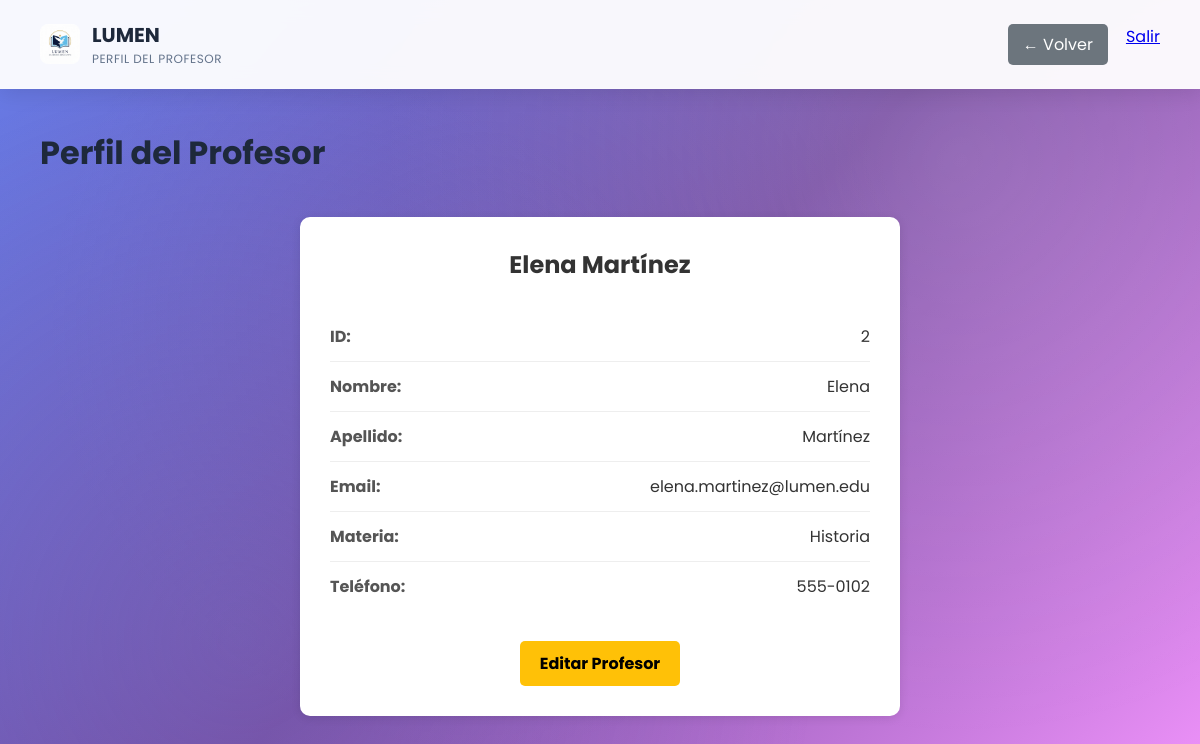
Screenshot of /admin-ver-profesor.php?id=2 (signed in) with the database file from the repository.
### tables this page shows
CREATE TABLE IF NOT EXISTS profesores (
    id INT AUTO_INCREMENT PRIMARY KEY,
    nombre VARCHAR(50) NOT NULL,
    apellido VARCHAR(50) NOT NULL,
    email VARCHAR(100) UNIQUE NOT NULL,
    materia VARCHAR(50) NOT NULL,
    telefono VARCHAR(20) NOT NULL,
    password VARCHAR(255) NOT NULL,
    fecha_registro TIMESTAMP DEFAULT CURRENT_TIMESTAMP
);

### admin-ver-profesor.php (the view, shortened to what this page needs)
<?php
require_once 'config.php';
$id = (int)$_GET['id'];
$stmt = $pdo->prepare("SELECT * FROM profesores WHERE id = ?");
$stmt->execute([$id]);
$profesor = $stmt->fetch(PDO::FETCH_ASSOC);
?>
<!DOCTYPE html>
<html lang="es">
<head>
    <link rel="stylesheet" href="admin-styles.css">
</head>
<body>
    <div class="header">
        <div class="logo">
            <img src="WhatsApp Image 2025-09-02 at 3.45.39 PM.jpeg" alt="Logo" style="width: 40px; height: 40px; border-radius: 8px; object-fit: cover;">
            <div>
                <div class="logo-title">LUMEN</div>
                <div class="logo-subtitle">PERFIL DEL PROFESOR</div>
            </div>
        </div>
        <div class="user-nav">
            <a href="admin-profesores.php" class="btn-back">← Volver</a>
            <a href="logout.php" class="btn-logout">Salir</a>
        </div>
    </div>
    <div class="main-content">
        <div class="page-header">
            <h1>Perfil del Profesor</h1>
        </div>
        <div class="profile-container">
            <div class="profile-card">
                <h2><?= htmlspecialchars($profesor['nombre'] . ' ' . $profesor['apellido']) ?></h2>
                <div class="profile-info">
                    <div class="info-row">
                        <label>ID:</label>
                        <span><?= $profesor['id'] ?></span>
                    </div>
                    <div class="info-row">
                        <label>Nombre:</label>
                        <span><?= htmlspecialchars($profesor['nombre']) ?></span>
                    </div>
                    <div class="info-row">
                        <label>Apellido:</label>
                        <span><?= htmlspecialchars($profesor['apellido']) ?></span>
                    </div>
                    <div class="info-row">
                        <label>Email:</label>
                        <span><?= htmlspecialchars($profesor['email']) ?></span>
                    </div>
                    <div class="info-row">
                        <label>Materia:</label>
                        <span><?= htmlspecialchars($profesor['materia']) ?></span>
                    </div>
                    <div class="info-row">
                        <label>Teléfono:</label>
                        <span><?= htmlspecialchars($profesor['telefono']) ?></span>
                    </div>
                </div>
                <div class="profile-actions">
                    <a href="admin-crear-profesor.php?id=<?= $profesor['id'] ?>" class="btn-edit">Editar Profesor</a>
                </div>
            </div>
        </div>
    </div>
</body>
</html>

### admin-styles.css (style rules this page uses)
* { margin: 0; padding: 0; box-sizing: border-box; }
body { font-family: 'Poppins', sans-serif; background: linear-gradient(135deg, #667eea 0%, #764ba2 50%, #f093fb 100%); color: #1e293b; min-height: 100vh; position: relative; overflow-x: hidden; }
body::before { content: ''; position: fixed; top: 0; left: 0; width: 100%; height: 100%; background: radial-gradient(circle at 20% 80%, rgba(120, 119, 198, 0.3) 0%, transparent 50%), radial-gradient(circle at 80% 20%, rgba(255, 255, 255, 0.15) 0%, transparent 50%), radial-gradient(circle at 40% 40%, rgba(120, 119, 198, 0.15) 0%, transparent 50%); pointer-events: none; z-index: -1; }
.header { background: rgba(255, 255, 255, 0.95); backdrop-filter: blur(10px); padding: 20px 40px; display: flex; justify-content: space-between; align-items: center; border-bottom: 1px solid rgba(255, 255, 255, 0.2); box-shadow: 0 4px 20px rgba(0,0,0,0.1); }
.logo { display: flex; align-items: center; gap: 12px; }
.logo-title { font-size: 20px; font-weight: 700; color: #1e293b; }
.logo-subtitle { font-size: 12px; color: #64748b; text-transform: uppercase; letter-spacing: 0.5px; }
.user-nav { display: flex; gap: 8px; }
.main-content { padding: 40px; max-width: 1400px; margin: 0 auto; }
.page-header { margin-bottom: 40px; }
.page-header h1 { font-size: 32px; font-weight: 700; color: #1e293b; margin-bottom: 8px; }

### admin-ver-profesor.php (style rules this page uses)
.profile-container { max-width: 600px; margin: 20px auto; }
.profile-card { background: white; border-radius: 10px; padding: 30px; box-shadow: 0 2px 10px rgba(0,0,0,0.1); }
.profile-card h2 { text-align: center; color: #333; margin-bottom: 30px; font-size: 24px; }
.profile-info { margin-bottom: 30px; }
.info-row { display: flex; justify-content: space-between; padding: 12px 0; border-bottom: 1px solid #eee; }
.info-row:last-child { border-bottom: none; }
.info-row label { font-weight: bold; color: #555; min-width: 120px; }
.info-row span { color: #333; text-align: right; }
.profile-actions { text-align: center; }
.btn-edit { background: #ffc107; color: #000; padding: 10px 20px; text-decoration: none; border-radius: 5px; font-weight: bold; display: inline-block; }
.btn-back { background: #6c757d; color: white; padding: 8px 15px; text-decoration: none; border-radius: 5px; margin-right: 10px; }

### rows the page displays
profesores: nombre+apellido "Elena Martínez", id "2", nombre "Elena", apellido "Martínez", email "elena.martinez@lumen.edu", materia "Historia", telefono "555-0102"
